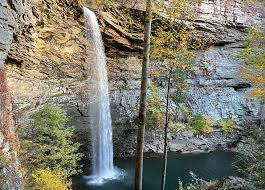
#> input picture labs/Lab7/waterfall.jfif, 265 x 190 px, found by its file name
$ python applying_transpose.py
#> lines starting #> are read from the running program, lines starting #| are printed output that depends on the picture
from PIL import Image

# Create new image by import
image = Image.open('waterfall.jfif')
#> image is the input picture: PIL image 265x190 RGB; mean R, G, B 126.3, 123.8, 109.5

#Transpose the Image
image_flip = image.transpose(Image.Transpose.TRANSPOSE)
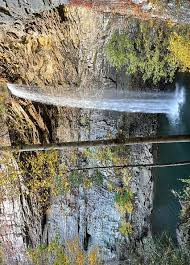
#> image_flip: PIL image 190x265 RGB; mean R, G, B 126.3, 123.8, 109.5

image_flip.show()
image_flip.save('transpose_waterfall.jfif')
